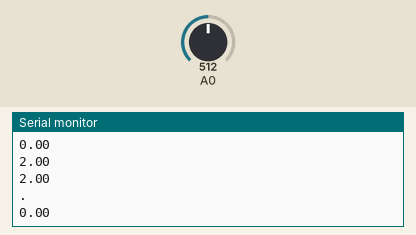
Recording of a sketch running on a simulated Arduino Uno, built with avr-gcc and run on an emulated ATmega328P. Shown: the last lines printed to the serial monitor. Inputs (shaded band) come from the test bench; at power-on: A0 = 512.

Above: at 2.8 s.
2.9 s: A0 set to 716
At 4.8 s:
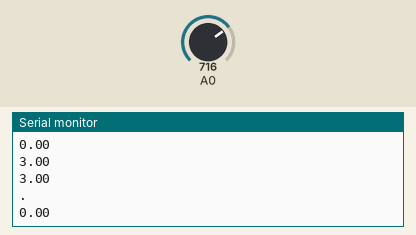
5.6 s: A0 set to 900
At 6.4 s:
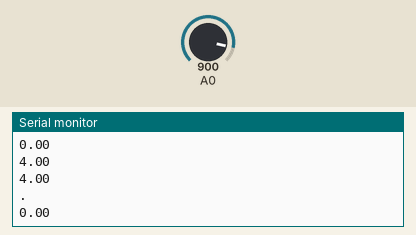
Timing chart, 0 to 8.6 s (numbered marks = the images above; inputs shaded):
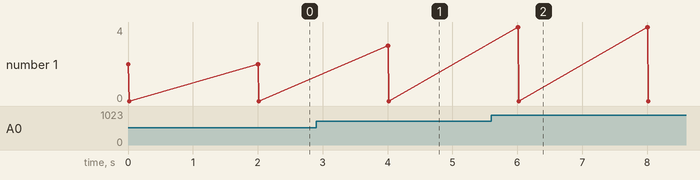

The sketch:

OdczytNapiecia.ino
```cpp
float odczyt;

void setup()
{
  Serial.begin(9600);
  pinMode(A0, INPUT);
}

void loop()
{
 odczyt = ((analogRead(A0) * 5) / 1023);
 Serial.println(odczyt);
 Serial.println( (int)(odczyt * 10.0) / 10.0 );
 Serial.println(".");
 Serial.println( ((int)(odczyt * 10.0) - (int)(odczyt * 10.0 / 10.0) * 10.0) );
 delay(2000);
}
```

Measured:
- after the input at 2.9 s, the serial monitor: prints a new line after 1.1 s (image 1)
- after the input at 5.6 s, the serial monitor: prints a new line after 0.40 s (image 2)
